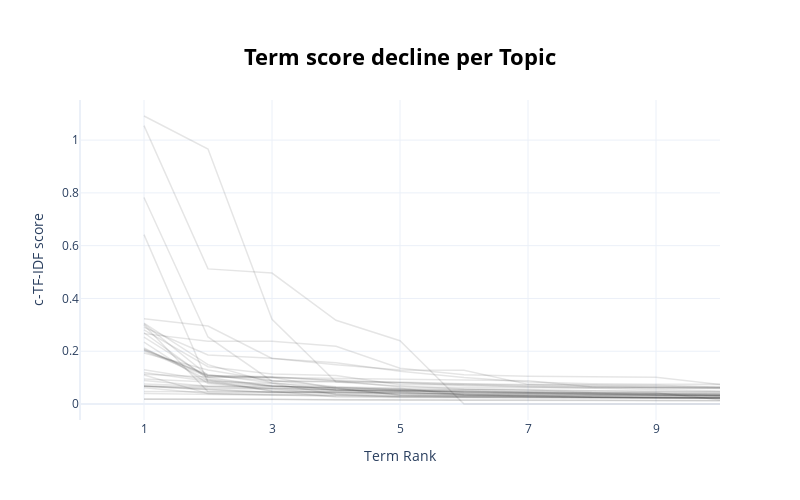

The code cell stored with this chart in its notebook:
### Code cell
model.visualize_term_rank()
# Each topic is represented by a set of words. These words, however,
#     do not all equally represent the topic. This visualization shows
#     how many words are needed to represent a topic and at which point
#     the beneficial effect of adding words starts to decline.

### Figure 1 — Plotly figure (JSON) as saved in the notebook; plotly's stock layout.template omitted (floating-point values rounded to 4 significant figures)
{"data": [{"hovertext": "<b>Topic -1</b>:węgla_jest_węgiel_od_inflacja_tak_", "line": {"color": "black", "width": 1.5}, "mode": "lines+lines", "name": "", "opacity": 0.1, "type": "scatter", "x": [1, 2, 3, 4, 5, 6, 7, 8, 9, 10], "y": [0.01835, 0.01825, 0.01812, 0.01483, 0.0137, 0.0135, 0.01309, 0.013, 0.01261, 0.01224]}, {"hovertext": "<b>Topic 0</b>:węgla_pis_jest_węgiel_dla_inflacja_", "line": {"color": "black", "width": 1.5}, "mode": "lines+lines", "name": "", "opacity": 0.1, "type": "scatter", "x": [1, 2, 3, 4, 5, 6, 7, 8, 9, 10], "y": [0.01925, 0.01806, 0.01683, 0.01573, 0.01536, 0.01529, 0.01503, 0.01502, 0.01396, 0.01368]}, {"hovertext": "<b>Topic 1</b>:zimę_zimy_węgla_będzie_zimą_tej_węg", "line": {"color": "black", "width": 1.5}, "mode": "lines+lines", "name": "", "opacity": 0.1, "type": "scatter", "x": [1, 2, 3, 4, 5, 6, 7, 8, 9, 10], "y": [0.09499, 0.08305, 0.05027, 0.04811, 0.04559, 0.03702, 0.02824, 0.02675, 0.02277, 0.02232]}, {"hovertext": "<b>Topic 2</b>:podatek_podatków_podatki_inflacji_i", "line": {"color": "black", "width": 1.5}, "mode": "lines+lines", "name": "", "opacity": 0.1, "type": "scatter", "x": [1, 2, 3, 4, 5, 6, 7, 8, 9, 10], "y": [0.1197, 0.08595, 0.07809, 0.03623, 0.03041, 0.02646, 0.0261, 0.02382, 0.02327, 0.0221]}, {"hovertext": "<b>Topic 3</b>:turcji_80_inflacja_ekonomiczne_paźd", "line": {"color": "black", "width": 1.5}, "mode": "lines+lines", "name": "", "opacity": 0.1, "type": "scatter", "x": [1, 2, 3, 4, 5, 6, 7, 8, 9, 10], "y": [0.27, 0.0949, 0.07025, 0.05316, 0.04798, 0.04452, 0.0421, 0.03715, 0.03664, 0.03597]}, {"hovertext": "<b>Topic 4</b>:bezrobocie_inflację_17_inflacji_joh", "line": {"color": "black", "width": 1.5}, "mode": "lines+lines", "name": "", "opacity": 0.1, "type": "scatter", "x": [1, 2, 3, 4, 5, 6, 7, 8, 9, 10], "y": [0.2992, 0.04603, 0.04536, 0.04482, 0.04448, 0.03603, 0.0327, 0.02604, 0.02562, 0.02485]}, {"hovertext": "<b>Topic 5</b>:ropy_opec_usa_naftowej_wydobycia_ro", "line": {"color": "black", "width": 1.5}, "mode": "lines+lines", "name": "", "opacity": 0.1, "type": "scatter", "x": [1, 2, 3, 4, 5, 6, 7, 8, 9, 10], "y": [0.1931, 0.1287, 0.08922, 0.06519, 0.05991, 0.034, 0.0328, 0.03185, 0.03147, 0.03018]}, {"hovertext": "<b>Topic 6</b>:obligacje_inflacji_inflacją_kredyt_", "line": {"color": "black", "width": 1.5}, "mode": "lines+lines", "name": "", "opacity": 0.1, "type": "scatter", "x": [1, 2, 3, 4, 5, 6, 7, 8, 9, 10], "y": [0.1098, 0.03944, 0.03723, 0.03591, 0.02619, 0.02495, 0.02413, 0.02394, 0.02282, 0.0222]}, {"hovertext": "<b>Topic 7</b>:małe_mefistofelleess_mini_rafalhube", "line": {"color": "black", "width": 1.5}, "mode": "lines+lines", "name": "", "opacity": 0.1, "type": "scatter", "x": [1, 2, 3, 4, 5, 6, 7, 8, 9, 10], "y": [0.06798, 0.05864, 0.05646, 0.039, 0.03573, 0.03216, 0.0319, 0.03166, 0.03164, 0.03082]}, {"hovertext": "<b>Topic 8</b>:tvp_info_tvp_inflacji_inflacja_infl", "line": {"color": "black", "width": 1.5}, "mode": "lines+lines", "name": "", "opacity": 0.1, "type": "scatter", "x": [1, 2, 3, 4, 5, 6, 7, 8, 9, 10], "y": [0.2538, 0.1008, 0.06729, 0.06032, 0.03319, 0.03272, 0.03156, 0.02888, 0.02542, 0.02494]}, {"hovertext": "<b>Topic 9</b>:podnieść_ceny_cena_jesteśmy_slawomi", "line": {"color": "black", "width": 1.5}, "mode": "lines+lines", "name": "", "opacity": 0.1, "type": "scatter", "x": [1, 2, 3, 4, 5, 6, 7, 8, 9, 10], "y": [0.0396, 0.03777, 0.03362, 0.03087, 0.02952, 0.02592, 0.02445, 0.02428, 0.02267, 0.0225]}, {"hovertext": "<b>Topic 10</b>:fishing_fever69_zabraknie_żywność_", "line": {"color": "black", "width": 1.5}, "mode": "lines+lines", "name": "", "opacity": 0.1, "type": "scatter", "x": [1, 2, 3, 4, 5, 6, 7, 8, 9, 10], "y": [0.642, 0.08144, 0.06795, 0.05826, 0.05482, 0.04593, 0.04322, 0.04307, 0.04075, 0.0395]}, {"hovertext": "<b>Topic 11</b>:turcji_gazu_europy_gaz_centrum_wsp", "line": {"color": "black", "width": 1.5}, "mode": "lines+lines", "name": "", "opacity": 0.1, "type": "scatter", "x": [1, 2, 3, 4, 5, 6, 7, 8, 9, 10], "y": [0.2344, 0.07765, 0.05777, 0.05353, 0.05231, 0.04875, 0.04404, 0.04034, 0.03948, 0.03587]}, {"hovertext": "<b>Topic 12</b>:kosmos_ceny_cena_teraz_ta_sa_xd_ze", "line": {"color": "black", "width": 1.5}, "mode": "lines+lines", "name": "", "opacity": 0.1, "type": "scatter", "x": [1, 2, 3, 4, 5, 6, 7, 8, 9, 10], "y": [0.2126, 0.09004, 0.04847, 0.02649, 0.02437, 0.02414, 0.02394, 0.02198, 0.02187, 0.02123]}, {"hovertext": "<b>Topic 13</b>:drewna_drewno_ceny_przeciwko_rosną", "line": {"color": "black", "width": 1.5}, "mode": "lines+lines", "name": "", "opacity": 0.1, "type": "scatter", "x": [1, 2, 3, 4, 5, 6, 7, 8, 9, 10], "y": [0.306, 0.149, 0.08087, 0.0521, 0.05138, 0.04976, 0.04449, 0.03849, 0.03687, 0.03003]}, {"hovertext": "<b>Topic 14</b>:setki_galopująca_socjal_ukrainy_wo", "line": {"color": "black", "width": 1.5}, "mode": "lines+lines", "name": "", "opacity": 0.1, "type": "scatter", "x": [1, 2, 3, 4, 5, 6, 7, 8, 9, 10], "y": [0.04764, 0.04714, 0.04501, 0.04395, 0.04216, 0.03486, 0.03355, 0.03178, 0.03111, 0.03071]}, {"hovertext": "<b>Topic 15</b>:chiny_chin_chinach_ropy_są_od_zera", "line": {"color": "black", "width": 1.5}, "mode": "lines+lines", "name": "", "opacity": 0.1, "type": "scatter", "x": [1, 2, 3, 4, 5, 6, 7, 8, 9, 10], "y": [0.2086, 0.1078, 0.101, 0.05902, 0.03389, 0.03064, 0.02705, 0.02524, 0.02448, 0.02387]}, {"hovertext": "<b>Topic 16</b>:cukru_cukier_cena_50_wzrosła_wszęd", "line": {"color": "black", "width": 1.5}, "mode": "lines+lines", "name": "", "opacity": 0.1, "type": "scatter", "x": [1, 2, 3, 4, 5, 6, 7, 8, 9, 10], "y": [0.2056, 0.1116, 0.07958, 0.06309, 0.05255, 0.04264, 0.04126, 0.04071, 0.03344, 0.03162]}, {"hovertext": "<b>Topic 17</b>:dzieci_kobiety_węglowy_inflacja_br", "line": {"color": "black", "width": 1.5}, "mode": "lines+lines", "name": "", "opacity": 0.1, "type": "scatter", "x": [1, 2, 3, 4, 5, 6, 7, 8, 9, 10], "y": [0.06201, 0.03995, 0.03444, 0.03024, 0.02764, 0.02748, 0.02613, 0.02467, 0.02364, 0.02329]}, {"hovertext": "<b>Topic 18</b>:ceny_cen_cena_telewizja_tanich_osó", "line": {"color": "black", "width": 1.5}, "mode": "lines+lines", "name": "", "opacity": 0.1, "type": "scatter", "x": [1, 2, 3, 4, 5, 6, 7, 8, 9, 10], "y": [0.06749, 0.05523, 0.0434, 0.04176, 0.04077, 0.04075, 0.04041, 0.03991, 0.038, 0.03643]}, {"hovertext": "<b>Topic 19</b>:masła_albo_cena_sklepie_miroka3004", "line": {"color": "black", "width": 1.5}, "mode": "lines+lines", "name": "", "opacity": 0.1, "type": "scatter", "x": [1, 2, 3, 4, 5, 6, 7, 8, 9, 10], "y": [0.3035, 0.1078, 0.08845, 0.08577, 0.08325, 0.07633, 0.07288, 0.06841, 0.06743, 0.06626]}, {"hovertext": "<b>Topic 20</b>:ropy_ropę_kraje_rosja_chin_cenę_sp", "line": {"color": "black", "width": 1.5}, "mode": "lines+lines", "name": "", "opacity": 0.1, "type": "scatter", "x": [1, 2, 3, 4, 5, 6, 7, 8, 9, 10], "y": [0.2043, 0.1076, 0.1035, 0.08844, 0.0647, 0.06337, 0.06121, 0.05886, 0.05886, 0.05868]}, {"hovertext": "<b>Topic 21</b>:piechocinski_cena_ceny_rynek_kg_ty", "line": {"color": "black", "width": 1.5}, "mode": "lines+lines", "name": "", "opacity": 0.1, "type": "scatter", "x": [1, 2, 3, 4, 5, 6, 7, 8, 9, 10], "y": [0.06803, 0.06354, 0.05978, 0.05535, 0.04983, 0.04545, 0.03947, 0.03585, 0.03436, 0.03426]}, {"hovertext": "<b>Topic 22</b>:recesji_recesję_kwartałów_budżetow", "line": {"color": "black", "width": 1.5}, "mode": "lines+lines", "name": "", "opacity": 0.1, "type": "scatter", "x": [1, 2, 3, 4, 5, 6, 7, 8, 9, 10], "y": [0.1301, 0.09063, 0.0671, 0.06144, 0.05821, 0.05583, 0.05529, 0.05017, 0.04641, 0.04509]}, {"hovertext": "<b>Topic 23</b>:węglowy_śladu_jaki_węglowego_szczy", "line": {"color": "black", "width": 1.5}, "mode": "lines+lines", "name": "", "opacity": 0.1, "type": "scatter", "x": [1, 2, 3, 4, 5, 6, 7, 8, 9, 10], "y": [0.2907, 0.1857, 0.1737, 0.149, 0.129, 0.1278, 0.07441, 0.07146, 0.07097, 0.06352]}, {"hovertext": "<b>Topic 24</b>:glapiński_spadnie_inflacja_wakacje", "line": {"color": "black", "width": 1.5}, "mode": "lines+lines", "name": "", "opacity": 0.1, "type": "scatter", "x": [1, 2, 3, 4, 5, 6, 7, 8, 9, 10], "y": [0.2811, 0.1415, 0.1141, 0.1077, 0.07283, 0.07251, 0.06651, 0.06526, 0.06362, 0.06145]}, {"hovertext": "<b>Topic 25</b>:ceny_gus_zdrożało_średnia_rosną_50", "line": {"color": "black", "width": 1.5}, "mode": "lines+lines", "name": "", "opacity": 0.1, "type": "scatter", "x": [1, 2, 3, 4, 5, 6, 7, 8, 9, 10], "y": [0.08863, 0.06698, 0.06201, 0.05178, 0.04823, 0.04811, 0.04487, 0.04406, 0.04221, 0.04096]}, {"hovertext": "<b>Topic 26</b>:inflacja_poprzednio_proc_wynosi_pr", "line": {"color": "black", "width": 1.5}, "mode": "lines+lines", "name": "", "opacity": 0.1, "type": "scatter", "x": [1, 2, 3, 4, 5, 6, 7, 8, 9, 10], "y": [0.1123, 0.1026, 0.1009, 0.09888, 0.09417, 0.09096, 0.08784, 0.06455, 0.06286, 0.06146]}, {"hovertext": "<b>Topic 27</b>:prąd_miał_jaka_między_końca_węgiel", "line": {"color": "black", "width": 1.5}, "mode": "lines+lines", "name": "", "opacity": 0.1, "type": "scatter", "x": [1, 2, 3, 4, 5, 6, 7, 8, 9, 10], "y": [0.2666, 0.2382, 0.238, 0.2189, 0.1357, 0.1104, 0.1056, 0.1036, 0.1016, 0.07416]}, {"hovertext": "<b>Topic 28</b>:koszty_ceny_no_stosuje_razy_oczywi", "line": {"color": "black", "width": 1.5}, "mode": "lines+lines", "name": "", "opacity": 0.1, "type": "scatter", "x": [1, 2, 3, 4, 5, 6, 7, 8, 9, 10], "y": [0.7826, 0.2541, 0.08633, 0.08421, 0.08041, 0.07543, 0.06968, 0.06544, 0.0626, 0.06056]}, {"hovertext": "<b>Topic 29</b>:powodem_20_ludzi_energii_ceny_____", "line": {"color": "black", "width": 1.5}, "mode": "lines+lines", "name": "", "opacity": 0.1, "type": "scatter", "x": [1, 2, 3, 4, 5, 6, 7, 8, 9, 10], "y": [1.055, 0.512, 0.4961, 0.3174, 0.24, 1e-05, 1e-05, 1e-05, 1e-05, 1e-05]}, {"hovertext": "<b>Topic 30</b>:największą_podwyżkę_temu_znacznie_", "line": {"color": "black", "width": 1.5}, "mode": "lines+lines", "name": "", "opacity": 0.1, "type": "scatter", "x": [1, 2, 3, 4, 5, 6, 7, 8, 9, 10], "y": [0.07611, 0.06687, 0.06681, 0.05965, 0.05514, 0.05488, 0.04982, 0.04935, 0.04864, 0.04644]}, {"hovertext": "<b>Topic 31</b>:coolfonpl_robi_inflacja_pieniądza_", "line": {"color": "black", "width": 1.5}, "mode": "lines+lines", "name": "", "opacity": 0.1, "type": "scatter", "x": [1, 2, 3, 4, 5, 6, 7, 8, 9, 10], "y": [1.091, 0.9664, 0.3209, 0.08302, 0.06822, 0.05698, 0.05316, 0.04381, 0.04288, 0.01655]}, {"hovertext": "<b>Topic 32</b>:cena_latach_nowego_30_koszt_lkwarz", "line": {"color": "black", "width": 1.5}, "mode": "lines+lines", "name": "", "opacity": 0.1, "type": "scatter", "x": [1, 2, 3, 4, 5, 6, 7, 8, 9, 10], "y": [0.06774, 0.0538, 0.04563, 0.0455, 0.03955, 0.03811, 0.03778, 0.03549, 0.03332, 0.03328]}, {"hovertext": "<b>Topic 33</b>:groszy_ceny_kg_skupu_tańsze_35_pła", "line": {"color": "black", "width": 1.5}, "mode": "lines+lines", "name": "", "opacity": 0.1, "type": "scatter", "x": [1, 2, 3, 4, 5, 6, 7, 8, 9, 10], "y": [0.2005, 0.1036, 0.1007, 0.09188, 0.08087, 0.07036, 0.06598, 0.06026, 0.05501, 0.04886]}, {"hovertext": "<b>Topic 34</b>:czy_już_węgiel_jest_weekend_czekam", "line": {"color": "black", "width": 1.5}, "mode": "lines+lines", "name": "", "opacity": 0.1, "type": "scatter", "x": [1, 2, 3, 4, 5, 6, 7, 8, 9, 10], "y": [0.323, 0.2952, 0.1727, 0.1559, 0.1238, 0.1008, 0.08384, 0.07687, 0.07524, 0.07516]}], "layout": {"height": 500, "hoverlabel": {"bgcolor": "white", "font": {"family": "Rockwell", "size": 16}}, "showlegend": false, "title": {"font": {"color": "Black", "size": 22}, "text": "<b>Term score decline per Topic</b>", "x": 0.5, "xanchor": "center", "y": 0.9, "yanchor": "top"}, "width": 800, "xaxis": {"dtick": 2, "range": [0, 10], "tick0": 1, "title": {"text": "Term Rank"}}, "yaxis": {"title": {"text": "c-TF-IDF score"}}}}
